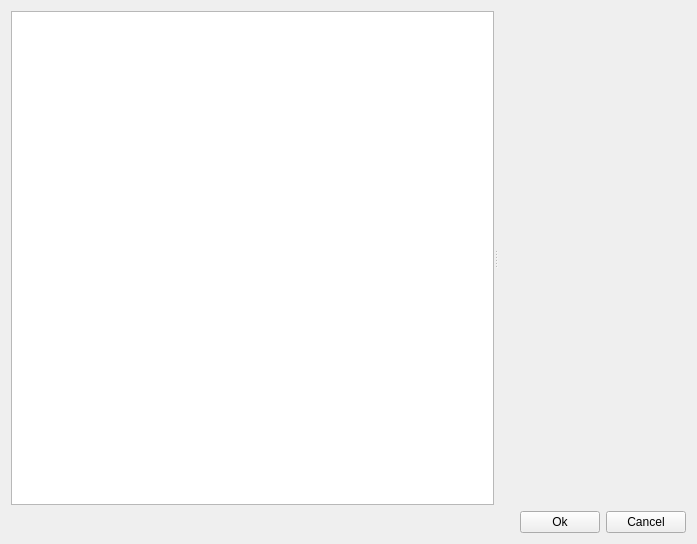
<?xml version="1.0" encoding="UTF-8"?>
<ui version="4.0">
 <class>plQtPreferencesDlg</class>
 <widget class="QDialog" name="plQtPreferencesDlg">
  <property name="geometry">
   <rect>
    <x>0</x>
    <y>0</y>
    <width>697</width>
    <height>544</height>
   </rect>
  </property>
  <property name="windowTitle">
   <string>Preferences</string>
  </property>
  <property name="windowIcon">
   <iconset resource="../QtResources/resources.qrc">
    <normaloff>:/EditorFramework/Icons/StoredSettings.svg</normaloff>:/EditorFramework/Icons/StoredSettings.svg</iconset>
  </property>
  <layout class="QVBoxLayout" name="verticalLayout">
   <item>
    <widget class="QSplitter" name="splitter">
     <property name="orientation">
      <enum>Qt::Horizontal</enum>
     </property>
     <property name="childrenCollapsible">
      <bool>false</bool>
     </property>
     <widget class="plQtDocumentTreeView" name="Tree"/>
     <widget class="plQtPropertyGridWidget" name="Properties" native="true"/>
    </widget>
   </item>
   <item>
    <layout class="QHBoxLayout" name="horizontalLayout">
     <item>
      <spacer name="horizontalSpacer">
       <property name="orientation">
        <enum>Qt::Horizontal</enum>
       </property>
       <property name="sizeHint" stdset="0">
        <size>
         <width>40</width>
         <height>20</height>
        </size>
       </property>
      </spacer>
     </item>
     <item>
      <widget class="QPushButton" name="ButtonOk">
       <property name="text">
        <string>Ok</string>
       </property>
       <property name="autoDefault">
        <bool>false</bool>
       </property>
      </widget>
     </item>
     <item>
      <widget class="QPushButton" name="ButtonCancel">
       <property name="text">
        <string>Cancel</string>
       </property>
       <property name="autoDefault">
        <bool>false</bool>
       </property>
      </widget>
     </item>
    </layout>
   </item>
  </layout>
 </widget>
 <customwidgets>
  <customwidget>
   <class>plQtPropertyGridWidget</class>
   <extends>QWidget</extends>
   <header location="global">GuiFoundation/PropertyGrid/PropertyGridWidget.moc.h</header>
   <container>1</container>
  </customwidget>
  <customwidget>
   <class>plQtDocumentTreeView</class>
   <extends>QTreeView</extends>
   <header location="global">EditorFramework/GUI/RawDocumentTreeWidget.moc.h</header>
  </customwidget>
 </customwidgets>
 <resources>
  <include location="../../../Tools/Libs/GuiFoundation/QtResources/resources.qrc"/>
  <include location="../QtResources/resources.qrc"/>
 </resources>
 <connections/>
</ui>
